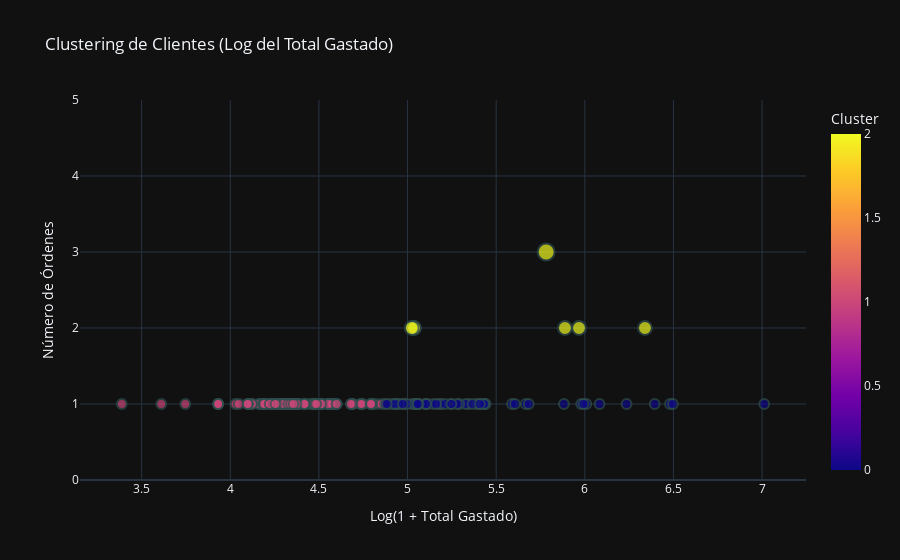

Notebook code for this chart:
### Code cell
import pandas as pd
import numpy as np
from sklearn.preprocessing import StandardScaler
from sklearn.model_selection import train_test_split, StratifiedKFold, GridSearchCV
from sklearn.linear_model import LogisticRegression
from sklearn.metrics import classification_report, roc_auc_score, confusion_matrix, ConfusionMatrixDisplay
from imblearn.under_sampling import RandomUnderSampler
import plotly.express as px
from sklearn.cluster import KMeans
import tabulate

# Asegurar que 'Created at' sea datetime
order_total['Created at'] = pd.to_datetime(order_total['Created at'], errors='coerce')

# Filtrar ventas recientes de noviembre y diciembre de 2024
recent_sales = order_total[
    (order_total['Created at'].dt.month.isin([10, 11, 12])) &
    (order_total['Created at'].dt.year == 2024)
].copy()

print(f"Total de ventas recientes: {len(recent_sales)}")

# Calcular ventas recientes y totales por producto
recent_product_sales = recent_sales.groupby('Lineitem name').size().reset_index(name='Recent Order Count')
historical_sales = order_total.groupby('Lineitem name').size().reset_index(name='Historical Order Count')

# Combinar las ventas recientes y totales
combined_sales = pd.merge(recent_product_sales, historical_sales, on='Lineitem name', how='outer').fillna(0)

# Calcular ventas ponderadas
combined_sales['Weighted_Order_Count'] = (
    0.8 * combined_sales['Recent Order Count'] + 
    0.2 * combined_sales['Historical Order Count']
)

# Crear la columna 'Target' como un indicador binario
combined_sales['Target'] = (combined_sales['Recent Order Count'] > 0).astype(int)

# Dividir los datos en entrenamiento y prueba según la presencia de ventas recientes
train_data = combined_sales[combined_sales['Recent Order Count'] == 0]
test_data = combined_sales[combined_sales['Recent Order Count'] > 0]
common_rows = pd.merge(train_data, test_data, on=['Lineitem name'], how='inner')
print(f'Número de filas comunes entre entrenamiento y prueba: {len(common_rows)}')

# Escalar las características
scaler = StandardScaler()
X = scaler.fit_transform(combined_sales[['Recent Order Count', 'Historical Order Count']])
y = combined_sales['Target']

# Verificar la distribución de las clases en 'Target'
print("Distribución de Target:", np.bincount(y))

# Verificar si hay más de una clase
if len(np.unique(y)) <= 1:
    print("Error: El conjunto de datos tiene solo una clase.")
    print(f"Clases encontradas: {np.unique(y)}")
else:
    # Dividir los datos en entrenamiento y prueba
    X_train_val, X_test, y_train_val, y_test = train_test_split(
        X, y, test_size=0.2, stratify=y, random_state=42
    )

    # Dividir los datos de entrenamiento en entrenamiento y validación
    X_train, X_val, y_train, y_val = train_test_split(
        X_train_val, y_train_val, test_size=0.2, stratify=y_train_val, random_state=42
    )

    print("Distribución en y_train:", np.bincount(y_train))
    print("Distribución en y_val:", np.bincount(y_val))
    print("Distribución en y_test:", np.bincount(y_test))

    # Aplicar undersampling para balancear las clases
    undersampler = RandomUnderSampler(random_state=42)
    X_train_resampled, y_train_resampled = undersampler.fit_resample(X_train, y_train)

    print("Distribución después del undersampling:", np.bincount(y_train_resampled))

    # Definir el modelo y la búsqueda de hiperparámetros
    param_grid = {'C': [0.001, 0.01, 0.1], 'max_iter': [500]}
    strat_kfold = StratifiedKFold(n_splits=5)

    log_reg = LogisticRegression(class_weight='balanced')
    grid_search = GridSearchCV(log_reg, param_grid, cv=strat_kfold, scoring='roc_auc', error_score='raise')
    grid_search.fit(X_train_resampled, y_train_resampled)

    best_model = grid_search.best_estimator_
    print(f"Mejores parámetros: {grid_search.best_params_}")

    # Evaluación en validación
    y_val_pred = best_model.predict(X_val)
    y_val_prob = best_model.predict_proba(X_val)[:, 1]
    print("Reporte de validación:\n", classification_report(y_val, y_val_pred))
    print(f"AUC-ROC en validación: {roc_auc_score(y_val, y_val_prob):.4f}")

    # Evaluación en prueba
    y_test_pred = best_model.predict(X_test)
    y_test_prob = best_model.predict_proba(X_test)[:, 1]
    print("Reporte de prueba:\n", classification_report(y_test, y_test_pred))
    print(f"AUC-ROC en prueba: {roc_auc_score(y_test, y_test_prob):.4f}")

    # Matriz de confusión
    cm = confusion_matrix(y_test, y_test_pred)
    disp = ConfusionMatrixDisplay(confusion_matrix=cm)
    disp.plot()

    # Calcular las probabilidades de predicción
    combined_sales['Prediction_Probability'] = best_model.predict_proba(X)[:, 1]

    # Mostrar los 15 productos más probables para noviembre y diciembre 2024
    threshold = 0.6
    top_predictions = combined_sales[combined_sales['Prediction_Probability'] > threshold]
    top_predictions = top_predictions.sort_values(by='Prediction_Probability', ascending=False).head(15)

    print("Top 15 productos más probables para noviembre y diciembre 2024:")
    formatted_table = tabulate.tabulate(
        top_predictions[['Lineitem name', 'Prediction_Probability']],
        headers=['Producto', 'Probabilidad de Venta'],
        tablefmt='fancy_grid'
    )
    print(formatted_table)

    # Agrupar ventas recientes por cliente
    customer_data = recent_sales.groupby('Email').agg(
        Total_Spent=('Total', 'sum'),
        Order_Count=('Id', 'count')
    ).reset_index()

    # Aplicar logaritmo a Total_Spent
    customer_data['Log_Total_Spent'] = np.log1p(customer_data['Total_Spent'])
    customer_data_scaled = scaler.fit_transform(customer_data[['Log_Total_Spent', 'Order_Count']])

    # Aplicar KMeans para clustering
    kmeans = KMeans(n_clusters=3, random_state=42)
    customer_data['Cluster'] = kmeans.fit_predict(customer_data_scaled)

    # Visualizar clustering con Plotly
    fig = px.scatter(
        customer_data, 
        x='Log_Total_Spent', 
        y='Order_Count', 
        color='Cluster', 
        title='Clustering de Clientes (Log del Total Gastado)',
        labels={'Log_Total_Spent': 'Log(1 + Total Gastado)', 'Order_Count': 'Número de Órdenes'},
        hover_data=['Email'],
        size='Order_Count',
        size_max=12,
        template='plotly_dark'
    )

    fig.update_traces(marker=dict(line=dict(width=2, color='DarkSlateGrey')))
    fig.update_yaxes(range=[0, customer_data['Order_Count'].max() + 2])
    fig.show()

### Figure 1 — Plotly figure (JSON) as saved in the notebook; plotly's stock layout.template omitted (floating-point values rounded to 4 significant figures; data arrays with more than 128 entries replaced by an {"elided": "..."} marker saying what was removed)
{"data": [{"customdata": {"elided": "163x1 str values"}, "hovertemplate": "Log(1 + Total Gastado)=%{x}<br>Número de Órdenes=%{marker.size}<br>Email=%{customdata[0]}<br>Cluster=%{marker.color}<extra></extra>", "legendgroup": "", "marker": {"color": {"elided": "163 int values"}, "coloraxis": "coloraxis", "line": {"color": "DarkSlateGrey", "width": 2}, "size": {"elided": "163 int values"}, "sizemode": "area", "sizeref": 0.02083, "symbol": "circle"}, "mode": "markers", "name": "", "orientation": "v", "showlegend": false, "type": "scatter", "x": {"elided": "163 float values"}, "xaxis": "x", "y": {"elided": "163 int values"}, "yaxis": "y"}], "layout": {"coloraxis": {"colorbar": {"title": {"text": "Cluster"}}, "colorscale": [[0, "#0d0887"], [0.1111, "#46039f"], [0.2222, "#7201a8"], [0.3333, "#9c179e"], [0.4444, "#bd3786"], [0.5556, "#d8576b"], [0.6667, "#ed7953"], [0.7778, "#fb9f3a"], [0.8889, "#fdca26"], [1, "#f0f921"]]}, "legend": {"itemsizing": "constant", "tracegroupgap": 0}, "title": {"text": "Clustering de Clientes (Log del Total Gastado)"}, "xaxis": {"anchor": "y", "domain": [0, 1], "title": {"text": "Log(1 + Total Gastado)"}}, "yaxis": {"anchor": "x", "domain": [0, 1], "range": [0, 5], "title": {"text": "Número de Órdenes"}}}}
